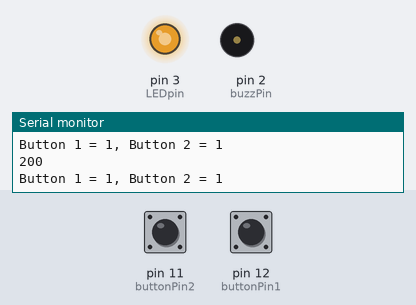
The sketch below on a simulated Arduino Uno, built with avr-gcc and run on an emulated ATmega328P. On the bench: output pins drawn as LEDs (lit = HIGH), buzzer (waves = sounding, pin HIGH), the last lines printed to the serial monitor. The inputs (shaded band) are chosen by the test bench; at power-on: pin 11 (buttonPin2) HIGH, pin 12 (buttonPin1) HIGH.

Above: at 1.3 s.
1.4 s: pin 11 (buttonPin2) pulled LOW for 1 s
At 1.87 s:
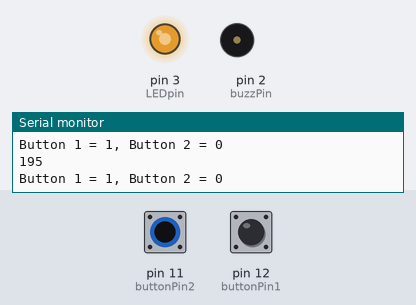
4.0 s: pin 11 (buttonPin2) pulled LOW for 3.2 s
At 8.4 s:
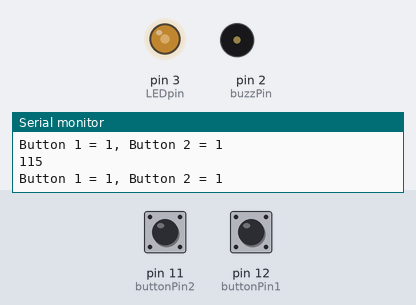
8.7 s: pin 11 (buttonPin2) pulled LOW for 3.2 s
At 13.1 s:
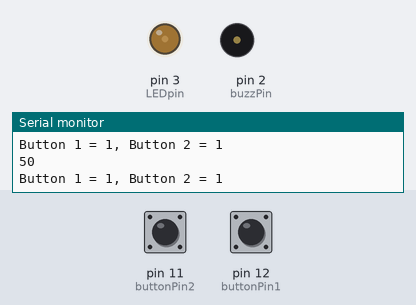
13.5 s: pin 11 (buttonPin2) pulled LOW for 3.2 s
At 16.15 s:
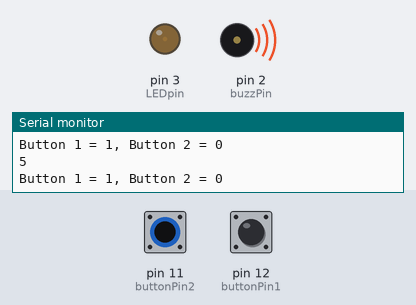
19.0 s: pin 12 (buttonPin1) pulled LOW for 0.3 s
At 19.16 s:
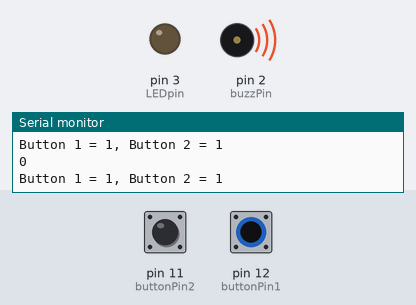
21.0 s: pin 12 (buttonPin1) pulled LOW for 3.2 s
At 25.0 s:
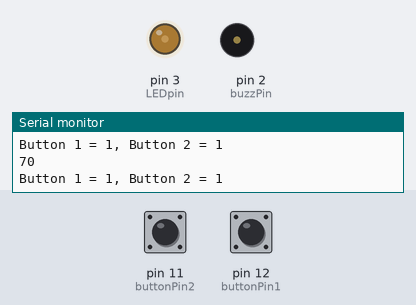
Timing chart, 0 to 26.5 s (numbered marks = the images above; inputs shaded):
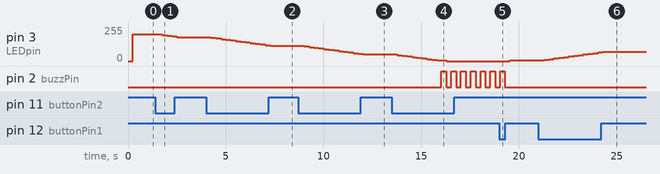

The sketch:

Lesson29.ino
```cpp
// Lesson 29: Dimmable LED using a push button
// Button variables:
int buttonPin1 = 12;
int buttonPin2 = 11;
int buttonVal1;
int buttonVal2;
int dt=250;

// LED
int LEDbright=200;
int LEDpin = 3;

// Buzzer
int buzzPin = 2;
void setup() {
  Serial.begin(9600);

  // Button setup:
  pinMode(buttonPin1, INPUT);
  pinMode(buttonPin2, INPUT);

  // LED
  pinMode(LEDpin, OUTPUT);

  // Buzzer
  pinMode(buzzPin, OUTPUT);
}

void loop() {
  // Button read
  buttonVal1 = digitalRead(buttonPin1);
  buttonVal2 = digitalRead(buttonPin2);

  // Button test
  Serial.print("Button 1 = ");
  Serial.print(buttonVal1);
  Serial.print(", ");
  Serial.print("Button 2 = ");
  Serial.println(buttonVal2);
  delay(dt);

  // Increase or decrease?
  if(buttonVal1 == 0){
    LEDbright = LEDbright+5;
  }

  if(buttonVal2 == 0){
    LEDbright = LEDbright-5;
  }

  if(LEDbright>=255){
    LEDbright = 255;
    digitalWrite(buzzPin, HIGH);
    delay(dt);
    digitalWrite(buzzPin, LOW);
  }

  if(LEDbright<=0){
    LEDbright = 0;
    digitalWrite(buzzPin, HIGH);
    delay(dt);
    digitalWrite(buzzPin, LOW);
  }

  // LED
  Serial.println(LEDbright);
  analogWrite(LEDpin, LEDbright);

}
```

Measured:
- after the input at 1.4 s, pin 3 (LEDpin): 200/255 → 195/255 after 0.35 s, → 190/255 0.25 s later, → 185/255 0.25 s later, → 180/255 0.25 s later
- after the input at 4.0 s, pin 3 (LEDpin): moves from 180/255 to 115/255 over 3.0 s, starting after 0.26 s
- after the input at 8.7 s, pin 3 (LEDpin): moves from 115/255 to 50/255 over 3.0 s, starting after 0.32 s
- after the input at 13.5 s, pin 3 (LEDpin): moves from 50/255 to 0/255 over 2.5 s, starting after 0.28 s; pin 2 (buzzPin): alternates HIGH for 0.25 s and LOW for 0.25 s, starting after 2.5 s
- after the input at 19.0 s, pin 3 (LEDpin): 0/255 → 5/255 after 0.54 s; pin 2 (buzzPin): goes on until 19.3 s, then stays LOW
- after the input at 21.0 s, pin 3 (LEDpin): moves from 5/255 to 70/255 over 3.0 s, starting after 0.29 s
